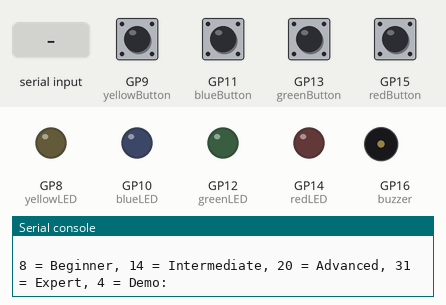
Bench run of a program on a simulated Raspberry Pi Pico running MicroPython. Parts: output pins drawn as LEDs (lit = HIGH), buzzer (waves = sounding), the last lines printed to the serial console. The test bench sets the inputs (shaded band); at power-on: GP9 (yellowButton), GP11 (blueButton), GP13 (greenButton), GP15 (redButton) LOW. Random numbers come from a fixed seed.

Above: at 1.2 s.
1.3 s: "14" typed at the serial console, then Enter
At 3.7 s:
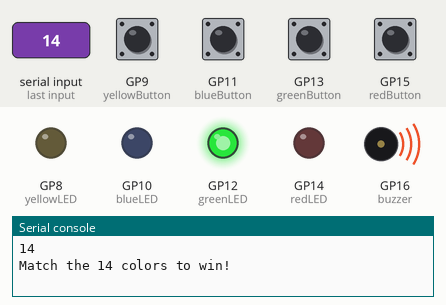
4.3 s: GP9 (yellowButton) pulled HIGH for 0.15 s
At 4.42 s:
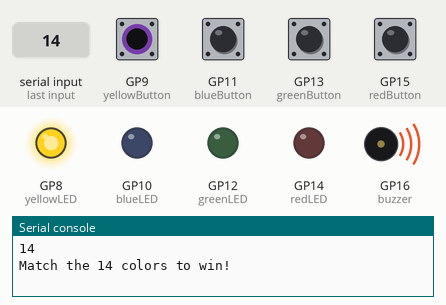
At 5.0 s:
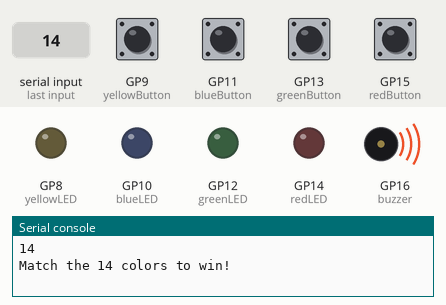
Timing chart, 0 to 8.1 s (numbered marks = the images above; inputs shaded):
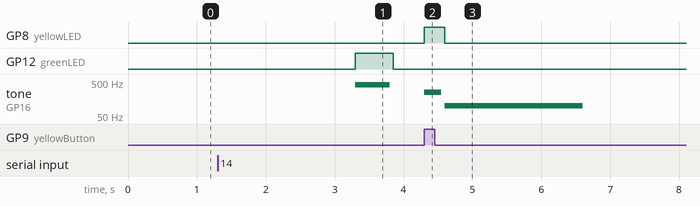

Measured:
- after the input at 1.3 s, GP12 (greenLED): LOW → HIGH after 2.0 s, → LOW 0.55 s later; tone on GP16 (buzzer): silent → 415 Hz after 2.0 s, → silent 0.50 s later
- after the input at 4.3 s, GP8 (yellowLED): LOW → HIGH at once, → LOW 0.30 s later; tone on GP16 (buzzer): silent → 247 Hz at once, → silent 0.25 s later, → 100 Hz 0.05 s later, → silent 2.0 s later

The program:

Pimon_with_skill_levels.py
```python
# Pimon Game with four skill levels (and demo mode)
# Lori Pfahler
# June 2023

# import modules
from machine import Pin, I2C, PWM
from utime import sleep, sleep_ms, ticks_ms, ticks_diff
from random import randint

# setup passive buzzer pim
buzzer = PWM(Pin(16))

# setup the four LEDs
redLED = Pin(14, Pin.OUT)
greenLED = Pin(12, Pin.OUT)
blueLED = Pin(10, Pin.OUT)
yellowLED = Pin(8, Pin.OUT)

# setup buttons
redButton = Pin(15, Pin.IN, Pin.PULL_DOWN)
greenButton = Pin(13, Pin.IN, Pin.PULL_DOWN)
blueButton = Pin(11, Pin.IN, Pin.PULL_DOWN)
yellowButton = Pin(9, Pin.IN, Pin.PULL_DOWN)

# variables to track interrupt activation and time for debouncing
red_debounce_time = ticks_ms()
green_debounce_time = ticks_ms()
blue_debounce_time = ticks_ms()
yellow_debounce_time = ticks_ms()
red_flag = 0
green_flag = 0
blue_flag = 0
yellow_flag = 0

# interrupt function for red button
def red_handler(redButton):
    global red_debounce_time, red_flag
    if ticks_diff(ticks_ms(), red_debounce_time) > 300:
        red_flag = 1
        red_debounce_time = ticks_ms()

# interrupt function for green button
def green_handler(greenButton):
    global green_debounce_time, green_flag
    if ticks_diff(ticks_ms(), green_debounce_time) > 300:
        green_flag = 1
        green_debounce_time = ticks_ms()

# interrupt function for blue button
def blue_handler(blueButton):
    global blue_debounce_time, blue_flag
    if ticks_diff(ticks_ms(), blue_debounce_time) > 300:
        blue_flag = 1
        blue_debounce_time = ticks_ms()

# interrupt function for yellow button
def yellow_handler(yellowButton):
    global yellow_debounce_time, yellow_flag
    if ticks_diff(ticks_ms(), yellow_debounce_time) > 300:
        yellow_flag = 1
        yellow_debounce_time = ticks_ms()

# interrupt requests
redButton.irq(trigger = Pin.IRQ_RISING, handler = red_handler)
greenButton.irq(trigger = Pin.IRQ_RISING, handler = green_handler)
blueButton.irq(trigger = Pin.IRQ_RISING, handler = blue_handler)
yellowButton.irq(trigger = Pin.IRQ_RISING, handler = yellow_handler)

# function to play a note/tone on a passive buzzer using PWM
def tone(pin, frequency, duration):
    # set the pin frequency
    pin.freq(frequency)
    # use a duty cycle of 50% - can be set from 0 to 65535
    pin.duty_u16(32768)
    # hold the note for the duration needed
    sleep_ms(duration)
    # turn the sound off
    pin.duty_u16(0)
    # a little bit of sleep to create a "break' between notes
    sleep_ms(50)

# function to play sequence of red, green, blue and yellow LEDs with
# appropriate sounds, n = how much of the sequence to play
def play_seq(pin, seq, n, duration):
    for i in seq[0:n]:
        # get the needed freq for button i from button_dict
        freq = button_dict[i][0]
        # light the LEDs for button i from button_dict
        redLED.value(button_dict[i][1][0])
        greenLED.value(button_dict[i][1][1])
        blueLED.value(button_dict[i][1][2])
        yellowLED.value(button_dict[i][1][3])
        # play the tone for button i
        tone(pin, freq, duration)
        # briefly turn off the LEDs to create blink if the same button comes next
        redLED.value(0)
        greenLED.value(0)
        blueLED.value(0)
        yellowLED.value(0)
        sleep_ms(50)

# dictionary for the game buttons: 1 = red, 2 = green, 3 = blue, 4 = yellow
button_dict = {
    1 : (311, [1, 0, 0, 0]),
    2 : (415, [0, 1, 0, 0]),
    3 : (208, [0, 0, 1, 0]),
    4 : (247,  [0, 0, 0, 1])
    }

# function to compare list (game vs player) and make losing sound if not a match
def list_match(list1, list2):
    if list1 == list2:
        end_game = False
    else:
        tone(buzzer, 100, 2000)
        end_game = True
    return(end_game)

# initialize tone_number
tone_number = 1

# set the sequence length
print('Welcome to Pimon!\n')
print('Enter the Number for Skill Level You Want to Play')
print('Beginner: match 8 colors, Intermediate: 14, Advanced: 20, Expert: 31, Demo: 4\n')
correct_input = False
while correct_input == False:
    choice = input('8 = Beginner, 14 = Intermediate, 20 = Advanced, 31 = Expert, 4 = Demo:  ')
    if choice in ['4', '8', '14', '20', '31']:
        n_seq = int(choice)
        correct_input = True
        print(f'Match the {n_seq} colors to win!')
        sleep(2)
    else:
        print('Not a valid choice - please try again')


# create a random sequence of the numbers 1-4
game_seq = []
for i in range(0, n_seq):
    game_seq.append(randint(1, 4))


try:
    while tone_number <= n_seq:
        # play the game sequence up to the current value of tone_number
        play_seq(buzzer, game_seq, tone_number, 500)
        # get sequence input from the player
        player_seq = []
        while len(player_seq) < tone_number:
            if red_flag == 1:
                red_flag = 0
                player_seq.append(1)
                redLED.value(1)
                tone(buzzer, button_dict[1][0], 250)
                redLED.value(0)
            if green_flag == 1:
                green_flag = 0
                player_seq.append(2)
                greenLED.value(1)
                tone(buzzer, button_dict[2][0], 250)
                greenLED.value(0)
            if blue_flag == 1:
                blue_flag = 0
                player_seq.append(3)
                blueLED.value(1)
                tone(buzzer, button_dict[3][0], 250)
                blueLED.value(0)
            if yellow_flag == 1:
                yellow_flag = 0
                player_seq.append(4)
                yellowLED.value(1)
                tone(buzzer, button_dict[4][0], 250)
                yellowLED.value(0)
        # compare player's sequence to game sequence
        game_over = list_match(game_seq[0:tone_number], player_seq)
        # determine if player has lost or won or game should continue
        if game_over == True:
            tone_number = n_seq + 1   # makes game end
            print('Game Over - You Lose')
        elif game_over == False and tone_number == n_seq:
            tone_number = n_seq + 1   # makes game end
            print('YOU WIN!')
        else:
            tone_number += 1
        sleep(1)


except KeyboardInterrupt:
    redLED.value(0)
    greenLED.value(0)
    blueLED.value(0)
    yellowLED.value(0)
```
